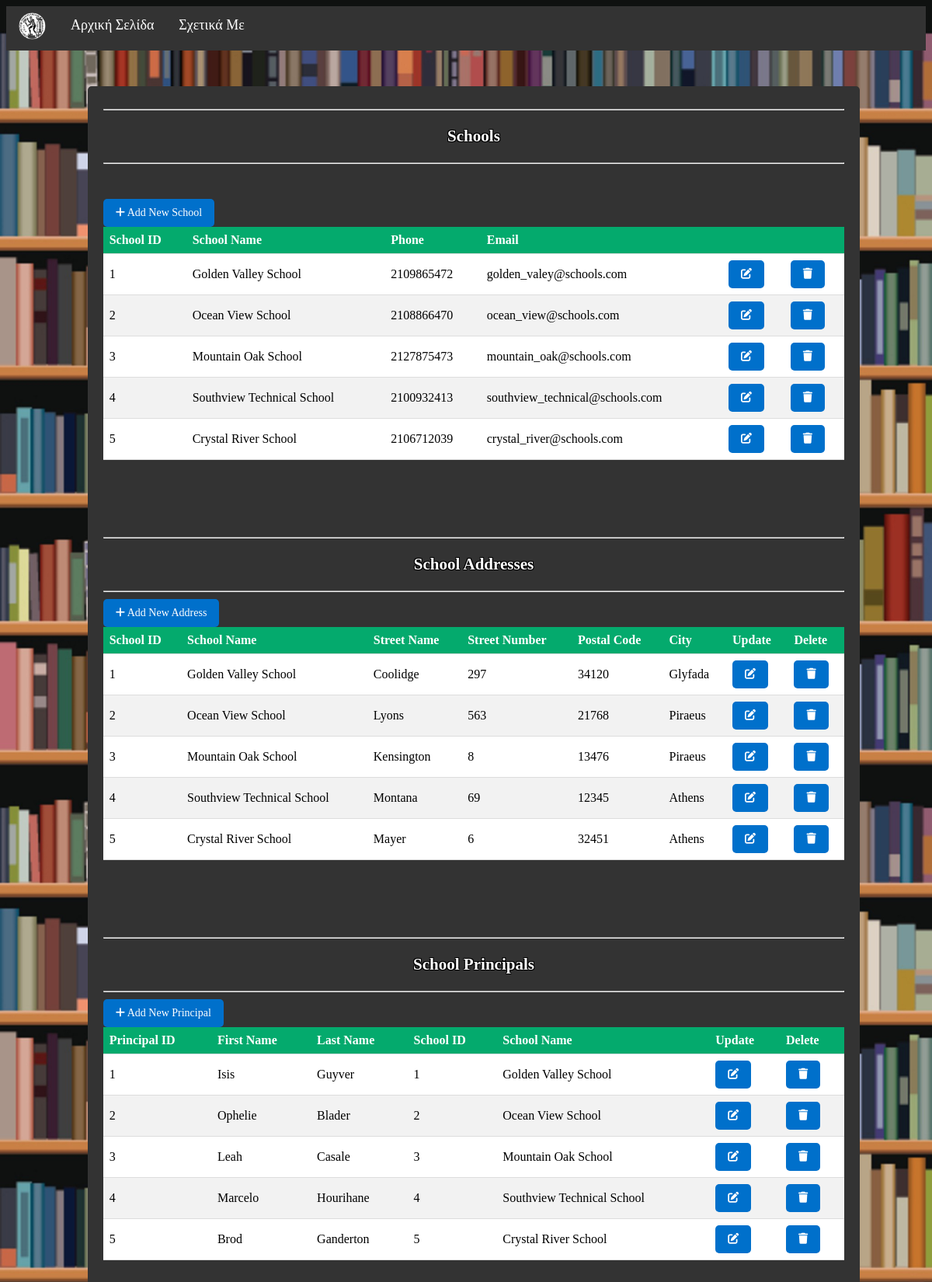
Page /client/sadmin_schools.php on the committed database.
### tables this page shows
CREATE TABLE schools (
    school_id INT UNSIGNED NOT NULL AUTO_INCREMENT,
    school_name VARCHAR(255) UNIQUE NOT NULL,
    phone BIGINT UNSIGNED UNIQUE NOT NULL CHECK (1000000000 <= phone AND phone <= 9999999999),
    email VARCHAR(255) UNIQUE NOT NULL CHECK (email LIKE '_%@_%._%'),
    last_update TIMESTAMP NOT NULL DEFAULT CURRENT_TIMESTAMP ON UPDATE CURRENT_TIMESTAMP,
    PRIMARY KEY (school_id)
);

CREATE TABLE addresses (
    school_id INT UNSIGNED NOT NULL,
    street_name VARCHAR(255) NOT NULL,
    street_number INT NOT NULL,
    postal_code INT NOT NULL CHECK (10000 <= postal_code AND postal_code <= 99999),
    city VARCHAR(255) NOT NULL,
    last_update TIMESTAMP NOT NULL DEFAULT CURRENT_TIMESTAMP ON UPDATE CURRENT_TIMESTAMP,
    PRIMARY KEY (school_id),
    CONSTRAINT addr_school FOREIGN KEY (school_id) REFERENCES schools (school_id) ON DELETE CASCADE ON UPDATE CASCADE
);

CREATE TABLE principals (
    principal_id INT UNSIGNED NOT NULL AUTO_INCREMENT,
    first_name VARCHAR(50) NOT NULL,
    last_name VARCHAR(50) NOT NULL,
    school_id INT UNSIGNED UNIQUE NOT NULL,
    last_update TIMESTAMP NOT NULL DEFAULT CURRENT_TIMESTAMP ON UPDATE CURRENT_TIMESTAMP,
    PRIMARY KEY (principal_id),
    CONSTRAINT princ_school FOREIGN KEY (school_id) REFERENCES schools (school_id) ON DELETE CASCADE ON UPDATE CASCADE
);

### client/sadmin_schools.php (the view, shortened to what this page needs)
<?php
$conn = OpenCon();
?>
<!DOCTYPE html>
<html>
<head>
    <link rel='stylesheet' href='common.css'>
    <link rel="stylesheet" href="https://cdnjs.cloudflare.com/ajax/libs/font-awesome/6.0.0/css/all.min.css">
</head>
<body>
    <div class="navbar">
        <a class="navbar-brand" href="home.php">
            <div class="logo-image">
                <img src="prometheus.png" class="img-fluid" alt="Βιβλιοθήκη ΕΜΠ" style="width:35px;height:35px;">
            </div>
        </a>
        <a href="home.php">Αρχική Σελίδα</a>
        <a href="about.html">Σχετικά Με</a>
    </div>
    <br />
    <br />
    <div class="main-content2">
<div class='text' style='text-align: center;'>
<hr style="height:1px;color:#333;background-color:#333;">
<h3>Schools</h3>
<hr style="height:1px;color:#333;background-color:#333;">
</div>
<br /><br />
<a type="button" class="button" href="./addschool.php">
<i class="fa fa-plus"></i>
Add New School
</a>
<div class="container">
<div class="row" id="row">
    <div class="col-md-12">
        <div class="card" id="card-container">
            <div class="card-body" id="card">
                <?php
$query = "SELECT school_id, school_name, phone, email FROM schools ORDER BY school_id";
$result = mysqli_query($conn, $query);
if (mysqli_num_rows($result) == 0) {
    echo '<h1 style="margin-top: 5rem;">No schools found!</h1>';
} else {
    echo '<div class="table-responsive">';
    echo '<table class="table">';
    echo '<thead>';
    echo '<tr>';
    echo '<th>School ID</th>';
    echo '<th>School Name</th>';
    echo '<th>Phone</th>';
    echo '<th>Email</th>';
    echo '<th></th>';
    echo '<th></th>';
    echo '</tr>';
    echo '</thead>';
    echo '<tbody>';
    while ($row = mysqli_fetch_row($result)) {
        echo '<tr>';
        echo '<td>' . $row[0] . '</td>';
        echo '<td>' . $row[1] . '</td>';
        echo '<td>' . $row[2] . '</td>';
        echo '<td>' . $row[3] . '</td>';
        echo '<td>';
        echo '<a type="button" class="button" href="./updateschool.php?school_id=' . $row[0] . '">';
        echo '<i class="fa fa-edit"></i>';
        echo '</a>';
        echo '</td>';
        echo '<td>';
        echo '<a type="button" class="button" href="./deleteschool.php?school_id=' . $row[0] . '">';
        echo '<i class="fa fa-trash"></i>';
        echo '</a>';
        echo '</td>';
        echo '</tr>';
    }
    echo '</tbody>';
    echo '</table>';
    echo '</div>';
} ?>
</div>
</div>
</div>
</div>
</div>
<br /><br /><br /><br /><br />
<div class='text' style='text-align: center;'>
<hr style="height:1px;color:#333;background-color:#333;">
<h3>School Addresses</h3>
<hr style="height:1px;color:#333;background-color:#333;">
</div>
<a type="button" class="button" href="./addaddress.php">
<i class="fa fa-plus"></i>
Add New Address
</a>
<div class="container">
<div class="row" id="row">
<div class="col-md-12">
<div class="card" id="card-container">
<div class="card-body" id="card">
<?php
$query = "SELECT a.school_id, s.school_name, a.street_name, a.street_number, a.postal_code, a.city
FROM addresses a
INNER JOIN schools s ON a.school_id = s.school_id
ORDER BY s.school_id";
$result = mysqli_query($conn, $query);
if (mysqli_num_rows($result) == 0)
    echo '<h1 style="margin-top: 5rem;">No principals found!</h1>';
else {
    echo '<div class="table-responsive">';
    echo '<table class="table">';
    echo '<thead>';
    echo '<tr>';
    echo '<th>School ID</th>';
    echo '<th>School Name</th>';
    echo '<th>Street Name</th>';
    echo '<th>Street Number</th>';
    echo '<th>Postal Code</th>';
    echo '<th>City</th>';
    echo '<th>Update</th>';
    echo '<th>Delete</th>';
    echo '</tr>';
    echo '</thead>';
    echo '<tbody>';
    while ($row = mysqli_fetch_row($result)) {
        echo '<tr>';
        echo '<td>' . $row[0] . '</td>';
        echo '<td>' . $row[1] . '</td>';
        echo '<td>' . $row[2] . '</td>';
        echo '<td>' . $row[3] . '</td>';
        echo '<td>' . $row[4] . '</td>';
        echo '<td>' . $row[5] . '</td>';
        echo '<td>';
        echo '<a type="button" class="button" href="./updateaddr.php?school_id=' . $row[0] . '">';
        echo '<i class="fa fa-edit"></i>';
        echo '</a>';
        echo '</td>';
        echo '<td>';
        echo '<a type="button" class="button" href="./deleteaddr.php?school_id=' . $row[0] . '">';
        echo '<i class="fa fa-trash"></i>';
        echo '</a>';
        echo '</td>';
        echo '</tr>';
    }
    echo '</tbody>';
    echo '</table>';
    echo '</div>';
}
?>
</div>
</div>
</div>
</div>
</div>
<br /><br /><br /><br /><br />
<div class='text' style='text-align: center;'>
<hr style="height:1px;color:#333;background-color:#333;">
<h3>School Principals</h3>
<hr style="height:1px;color:#333;background-color:#333;">
</div>
<a type="button" class="button" href="./addprincipal.php">
<i class="fa fa-plus"></i>
Add New Principal
</a>
<br />
<div class="container">
<div class="row" id="row">
<div class="col-md-12">
<div class="card" id="card-container">
<div class="card-body" id="card">
<?php
$query = "SELECT p.principal_id, p.first_name, p.last_name, p.school_id, s.school_name
FROM principals p
INNER JOIN schools s ON p.school_id = s.school_id
ORDER BY p.school_id";
$result = mysqli_query($conn, $query);
if (mysqli_num_rows($result) == 0)
    echo '<h1 style="margin-top: 5rem;">No principals found!</h1>';
else {
    echo '<div class="table-responsive">';
    echo '<table class="table">';
    echo '<thead>';
    echo '<tr>';
    echo '<th>Principal ID</th>';
    echo '<th>First Name</th>';
    echo '<th>Last Name</th>';
    echo '<th>School ID</th>';
    echo '<th>School Name</th>';
    echo '<th>Update</th>';
    echo '<th>Delete</th>';
    echo '</tr>';
    echo '</thead>';
    echo '<tbody>';
    while ($row = mysqli_fetch_row($result)) {
        echo '<tr>';
        echo '<td>' . $row[0] . '</td>';
        echo '<td>' . $row[1] . '</td>';
        echo '<td>' . $row[2] . '</td>';
        echo '<td>' . $row[3] . '</td>';
        echo '<td>' . $row[4] . '</td>';
        echo '<td>';
        echo '<a type="button" class="button" href="./updateprinc.php?principal_id=' . $row[0] . '">';
        echo '<i class="fa fa-edit"></i>';
        echo '</a>';
        echo '</td>';
        echo '<td>';
        echo '<a type="button" class="button" href="./deleteprinc.php?principal_id=' . $row[0] . '">';
        echo '<i class="fa fa-trash"></i>';
        echo '</a>';
        echo '</td>';
        echo '</tr>';
    }
    echo '</tbody>';
    echo '</table>';
    echo '</div>';
}
?>
</div>
</div>
</div>
</div>
</div>
<br /><br /><br /><br /><br />
</div>
</body>
</html>

### client/common.css (style rules this page uses)
* { box-sizing: border-box; }
body { background-image: url(".png"); background-color: none; background-size: 100%; background-attachment: fixed; display: flex; flex-direction: column; min-height: 100vh; background-image: url("books.jpg"); background-color: #cccccc; }
.container { position: relative; background-color: white; text-align: center; color: white; }
.button { background-color: rgb(0, 112, 203); border: none; color: white; padding: 10px 16px; text-align: center; text-decoration: none; font-family: Verdana; display: inline-block; font-size: 14px; border-radius: 5px / 5px; cursor: pointer; }
.logo-image { width: 35px; height: 35px; border-radius: 50%; overflow: hidden; margin-top: -6px; }
.navbar { overflow: hidden; background-color: #333; font-family: Verdana; }
.navbar a { float: left; font-size: 18px; color: white; text-align: center; padding: 14px 16px; text-decoration: none; }
.main-content2 { background-color: #333; background-image: none; max-width: 84%; flex: 1; color: white; margin: 10px; padding: 20px; position:relative; left: 8%; border-radius: 5px / 5px; }
div.text { font-family: "Verdana"; font-size: 18px; text-shadow: -1px -1px 0 #000, 1px -1px 0 #000, -1px 1px 0 #000, 1px 1px 0 #000; }
a { color: white; text-decoration: none; }
table { border-collapse: collapse; width: 100%; }
th, td { padding: 8px; text-align: left; border-bottom: 1px solid #ddd; color: #000; font-family: "Verdana"; }
tr:nth-child(even) { background-color: #f2f2f2 }
th { background-color: #04AA6D; color: white; }

### rows in the picture
schools: school_id "1", school_name "Golden Valley School", phone "2109865472", email "golden_valey@schools.com"
schools: school_id "2", school_name "Ocean View School", phone "2108866470", email "ocean_view@schools.com"
schools: school_id "3", school_name "Mountain Oak School", phone "2127875473", email "mountain_oak@schools.com"
schools: school_id "4", school_name "Southview Technical School", phone "2100932413", email "southview_technical@schools.com"
schools: school_id "5", school_name "Crystal River School", phone "2106712039", email "crystal_river@schools.com"
addresses: school_id "1", school_id.school_name "Golden Valley School", street_name "Coolidge", street_number "297", postal_code "34120", city "Glyfada"
addresses: school_id "2", school_id.school_name "Ocean View School", street_name "Lyons", street_number "563", postal_code "21768", city "Piraeus"
addresses: school_id "3", school_id.school_name "Mountain Oak School", street_name "Kensington", street_number "8", postal_code "13476", city "Piraeus"
addresses: school_id "4", school_id.school_name "Southview Technical School", street_name "Montana", street_number "69", postal_code "12345", city "Athens"
addresses: school_id "5", school_id.school_name "Crystal River School", street_name "Mayer", street_number "6", postal_code "32451", city "Athens"
principals: principal_id "1", first_name "Isis", last_name "Guyver", school "1", school.school_name "Golden Valley School"
principals: principal_id "2", first_name "Ophelie", last_name "Blader", school "2", school.school_name "Ocean View School"
principals: principal_id "3", first_name "Leah", last_name "Casale", school "3", school.school_name "Mountain Oak School"
principals: principal_id "4", first_name "Marcelo", last_name "Hourihane", school "4", school.school_name "Southview Technical School"
principals: principal_id "5", first_name "Brod", last_name "Ganderton", school "5", school.school_name "Crystal River School"
